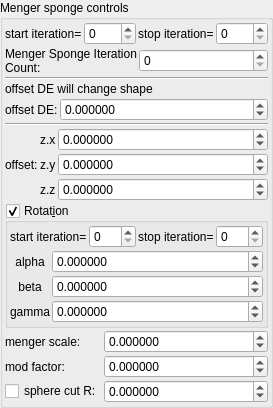
    <widget class="QGroupBox" name="groupBox_8">
     <property name="title">
      <string>Menger sponge controls</string>
     </property>
     <layout class="QVBoxLayout" name="verticalLayout_10" stretch="0,0,0,0,0,0,0,0">
      <property name="spacing">
       <number>2</number>
      </property>
      <property name="leftMargin">
       <number>2</number>
      </property>
      <property name="topMargin">
       <number>2</number>
      </property>
      <property name="rightMargin">
       <number>2</number>
      </property>
      <property name="bottomMargin">
       <number>2</number>
      </property>
      <item>
       <layout class="QHBoxLayout" name="horizontalLayout_7" stretch="0,1,0,1">
        <property name="topMargin">
         <number>0</number>
        </property>
        <item>
         <widget class="QLabel" name="label_80">
          <property name="text">
           <string>start iteration=</string>
          </property>
          <property name="wordWrap">
           <bool>true</bool>
          </property>
         </widget>
        </item>
        <item>
         <widget class="MySpinBox" name="spinboxInt_transf_start_iterations">
          <property name="sizePolicy">
           <sizepolicy hsizetype="Minimum" vsizetype="Maximum">
            <horstretch>0</horstretch>
            <verstretch>0</verstretch>
           </sizepolicy>
          </property>
          <property name="minimum">
           <number>0</number>
          </property>
          <property name="maximum">
           <number>999</number>
          </property>
          <property name="value">
           <number>0</number>
          </property>
         </widget>
        </item>
        <item>
         <widget class="QLabel" name="label_65">
          <property name="text">
           <string>stop iteration=</string>
          </property>
          <property name="wordWrap">
           <bool>true</bool>
          </property>
         </widget>
        </item>
        <item>
         <widget class="MySpinBox" name="spinboxInt_transf_stop_iterations_1">
          <property name="sizePolicy">
           <sizepolicy hsizetype="Preferred" vsizetype="Maximum">
            <horstretch>0</horstretch>
            <verstretch>0</verstretch>
           </sizepolicy>
          </property>
          <property name="maximum">
           <number>999</number>
          </property>
         </widget>
        </item>
       </layout>
      </item>
      <item>
       <layout class="QHBoxLayout" name="horizontalLayout_11" stretch="0,1">
        <property name="topMargin">
         <number>0</number>
        </property>
        <item>
         <widget class="QLabel" name="label_85">
          <property name="text">
           <string>Menger Sponge Iteration Count:</string>
          </property>
          <property name="wordWrap">
           <bool>true</bool>
          </property>
         </widget>
        </item>
        <item>
         <widget class="MySpinBox" name="spinboxInt_transf_int8_X">
          <property name="sizePolicy">
           <sizepolicy hsizetype="Minimum" vsizetype="Maximum">
            <horstretch>0</horstretch>
            <verstretch>0</verstretch>
           </sizepolicy>
          </property>
          <property name="font">
           <font>
            <weight>50</weight>
            <bold>false</bold>
           </font>
          </property>
          <property name="maximum">
           <number>250</number>
          </property>
         </widget>
        </item>
       </layout>
      </item>
      <item>
       <widget class="Line" name="line">
        <property name="orientation">
         <enum>Qt::Horizontal</enum>
        </property>
       </widget>
      </item>
      <item>
       <layout class="QGridLayout" name="gridLayout_14" columnstretch="0,0,1">
        <property name="spacing">
         <number>2</number>
        </property>
        <item row="1" column="0">
         <widget class="QLabel" name="label_14">
          <property name="text">
           <string>offset DE:</string>
          </property>
         </widget>
        </item>
        <item row="0" column="0" colspan="3">
         <widget class="QLabel" name="label_16">
          <property name="text">
           <string>offset DE will change shape</string>
          </property>
         </widget>
        </item>
        <item row="1" column="1" colspan="2">
         <widget class="MyDoubleSpinBox" name="spinbox_analyticDE_offset_0">
          <property name="sizePolicy">
           <sizepolicy hsizetype="Minimum" vsizetype="Maximum">
            <horstretch>0</horstretch>
            <verstretch>0</verstretch>
           </sizepolicy>
          </property>
          <property name="prefix">
           <string/>
          </property>
          <property name="suffix">
           <string/>
          </property>
          <property name="decimals">
           <number>6</number>
          </property>
          <property name="minimum">
           <double>-99.998999999999995</double>
          </property>
          <property name="maximum">
           <double>99.998999999999995</double>
          </property>
          <property name="singleStep">
           <double>0.100000000000000</double>
          </property>
         </widget>
        </item>
       </layout>
      </item>
      <item>
       <widget class="Line" name="line_2">
        <property name="orientation">
         <enum>Qt::Horizontal</enum>
        </property>
       </widget>
      </item>
      <item>
       <layout class="QGridLayout" name="gridLayout_18" columnstretch="0,0,1">
        <property name="spacing">
         <number>2</number>
        </property>
        <item row="1" column="1">
         <widget class="QLabel" name="label_133">
          <property name="text">
           <string notr="true">z.y</string>
          </property>
         </widget>
        </item>
        <item row="2" column="1">
         <widget class="QLabel" name="label_134">
          <property name="text">
           <string notr="true">z.z</string>
          </property>
         </widget>
        </item>
        <item row="0" column="1">
         <widget class="QLabel" name="label_135">
          <property name="text">
           <string notr="true">z.x</string>
          </property>
         </widget>
        </item>
        <item row="0" column="2">
         <widget class="MyDoubleSpinBox" name="spinbox3_transf_offsetA_000_x">
          <property name="sizePolicy">
           <sizepolicy hsizetype="Minimum" vsizetype="Maximum">
            <horstretch>0</horstretch>
            <verstretch>0</verstretch>
           </sizepolicy>
          </property>
          <property name="prefix">
           <string/>
          </property>
          <property name="suffix">
           <string/>
          </property>
          <property name="decimals">
           <number>6</number>
          </property>
          <property name="minimum">
           <double>-99.989999999999995</double>
          </property>
          <property name="maximum">
           <double>99.989999999999995</double>
          </property>
          <property name="singleStep">
           <double>0.100000000000000</double>
          </property>
         </widget>
        </item>
        <item row="1" column="2">
         <widget class="MyDoubleSpinBox" name="spinbox3_transf_offsetA_000_y">
          <property name="sizePolicy">
           <sizepolicy hsizetype="Minimum" vsizetype="Maximum">
            <horstretch>0</horstretch>
            <verstretch>0</verstretch>
           </sizepolicy>
          </property>
          <property name="prefix">
           <string/>
          </property>
          <property name="suffix">
           <string/>
          </property>
          <property name="decimals">
           <number>6</number>
          </property>
          <property name="minimum">
           <double>-99.989999999999995</double>
          </property>
          <property name="maximum">
           <double>99.989999999999995</double>
          </property>
          <property name="singleStep">
           <double>0.100000000000000</double>
          </property>
         </widget>
        </item>
        <item row="2" column="2">
         <widget class="MyDoubleSpinBox" name="spinbox3_transf_offsetA_000_z">
          <property name="sizePolicy">
           <sizepolicy hsizetype="Minimum" vsizetype="Maximum">
            <horstretch>0</horstretch>
            <verstretch>0</verstretch>
           </sizepolicy>
          </property>
          <property name="prefix">
           <string/>
          </property>
          <property name="suffix">
           <string/>
          </property>
          <property name="decimals">
           <number>6</number>
          </property>
          <property name="minimum">
           <double>-99.989999999999995</double>
          </property>
          <property name="maximum">
           <double>99.989999999999995</double>
          </property>
          <property name="singleStep">
           <double>0.100000000000000</double>
          </property>
         </widget>
        </item>
        <item row="0" column="0" rowspan="3">
         <widget class="QLabel" name="label_114">
          <property name="text">
           <string>offset:</string>
          </property>
         </widget>
        </item>
       </layout>
      </item>
      <item>
       <widget class="MyGroupBox" name="groupCheck_transf_function_enabledR_false">
        <property name="toolTip">
         <string/>
        </property>
        <property name="title">
         <string>Rotat&amp;ion</string>
        </property>
        <property name="checkable">
         <bool>true</bool>
        </property>
        <layout class="QVBoxLayout" name="verticalLayout_32" stretch="0,0">
         <property name="spacing">
          <number>2</number>
         </property>
         <property name="leftMargin">
          <number>2</number>
         </property>
         <property name="topMargin">
          <number>2</number>
         </property>
         <property name="rightMargin">
          <number>2</number>
         </property>
         <property name="bottomMargin">
          <number>2</number>
         </property>
         <item>
          <layout class="QHBoxLayout" name="horizontalLayout_14" stretch="0,1,0,1">
           <property name="topMargin">
            <number>0</number>
           </property>
           <item>
            <widget class="QLabel" name="label_250">
             <property name="text">
              <string>start iteration=</string>
             </property>
            </widget>
           </item>
           <item>
            <widget class="MySpinBox" name="spinboxInt_transf_start_iterations_R">
             <property name="sizePolicy">
              <sizepolicy hsizetype="Minimum" vsizetype="Maximum">
               <horstretch>0</horstretch>
               <verstretch>0</verstretch>
              </sizepolicy>
             </property>
             <property name="maximum">
              <number>999</number>
             </property>
            </widget>
           </item>
           <item>
            <widget class="QLabel" name="label_251">
             <property name="text">
              <string>stop iteration=</string>
             </property>
            </widget>
           </item>
           <item>
            <widget class="MySpinBox" name="spinboxInt_transf_stop_iterations_R">
             <property name="sizePolicy">
              <sizepolicy hsizetype="Minimum" vsizetype="Maximum">
               <horstretch>0</horstretch>
               <verstretch>0</verstretch>
              </sizepolicy>
             </property>
             <property name="maximum">
              <number>999</number>
             </property>
            </widget>
           </item>
          </layout>
         </item>
         <item>
          <layout class="QGridLayout" name="gridLayout_13" columnstretch="0,1">
           <property name="spacing">
            <number>2</number>
           </property>
           <item row="2" column="1">
            <widget class="MyDoubleSpinBox" name="spinboxd3_transf_rotation_z">
             <property name="sizePolicy">
              <sizepolicy hsizetype="Minimum" vsizetype="Maximum">
               <horstretch>0</horstretch>
               <verstretch>0</verstretch>
              </sizepolicy>
             </property>
             <property name="prefix">
              <string/>
             </property>
             <property name="suffix">
              <string/>
             </property>
             <property name="decimals">
              <number>6</number>
             </property>
             <property name="minimum">
              <double>-180.000000000000000</double>
             </property>
             <property name="maximum">
              <double>180.000000000000000</double>
             </property>
             <property name="singleStep">
              <double>1.000000000000000</double>
             </property>
            </widget>
           </item>
           <item row="0" column="0">
            <widget class="QLabel" name="label_39">
             <property name="text">
              <string notr="true">alpha</string>
             </property>
             <property name="alignment">
              <set>Qt::AlignCenter</set>
             </property>
            </widget>
           </item>
           <item row="1" column="0">
            <widget class="QLabel" name="label_40">
             <property name="text">
              <string notr="true">beta</string>
             </property>
             <property name="alignment">
              <set>Qt::AlignCenter</set>
             </property>
            </widget>
           </item>
           <item row="1" column="1">
            <widget class="MyDoubleSpinBox" name="spinboxd3_transf_rotation_y">
             <property name="sizePolicy">
              <sizepolicy hsizetype="Minimum" vsizetype="Maximum">
               <horstretch>0</horstretch>
               <verstretch>0</verstretch>
              </sizepolicy>
             </property>
             <property name="prefix">
              <string/>
             </property>
             <property name="suffix">
              <string/>
             </property>
             <property name="decimals">
              <number>6</number>
             </property>
             <property name="minimum">
              <double>-180.000000000000000</double>
             </property>
             <property name="maximum">
              <double>180.000000000000000</double>
             </property>
             <property name="singleStep">
              <double>1.000000000000000</double>
             </property>
            </widget>
           </item>
           <item row="2" column="0">
            <widget class="QLabel" name="label_41">
             <property name="text">
              <string notr="true">gamma</string>
             </property>
             <property name="alignment">
              <set>Qt::AlignCenter</set>
             </property>
            </widget>
           </item>
           <item row="0" column="1">
            <widget class="MyDoubleSpinBox" name="spinboxd3_transf_rotation_x">
             <property name="sizePolicy">
              <sizepolicy hsizetype="Minimum" vsizetype="Maximum">
               <horstretch>0</horstretch>
               <verstretch>0</verstretch>
              </sizepolicy>
             </property>
             <property name="prefix">
              <string/>
             </property>
             <property name="suffix">
              <string/>
             </property>
             <property name="decimals">
              <number>6</number>
             </property>
             <property name="minimum">
              <double>-180.000000000000000</double>
             </property>
             <property name="maximum">
              <double>180.000000000000000</double>
             </property>
             <property name="singleStep">
              <double>1.000000000000000</double>
             </property>
            </widget>
           </item>
          </layout>
         </item>
        </layout>
       </widget>
      </item>
      <item>
       <layout class="QGridLayout" name="gridLayout_15" columnstretch="0,1">
        <property name="spacing">
         <number>2</number>
        </property>
        <item row="0" column="0">
         <widget class="QLabel" name="label_17">
          <property name="text">
           <string>menger scale:</string>
          </property>
         </widget>
        </item>
        <item row="0" column="1">
         <widget class="MyDoubleSpinBox" name="spinbox_transf_scale_3">
          <property name="sizePolicy">
           <sizepolicy hsizetype="Minimum" vsizetype="Maximum">
            <horstretch>0</horstretch>
            <verstretch>0</verstretch>
           </sizepolicy>
          </property>
          <property name="prefix">
           <string/>
          </property>
          <property name="suffix">
           <string/>
          </property>
          <property name="decimals">
           <number>6</number>
          </property>
          <property name="minimum">
           <double>-99.998999999999995</double>
          </property>
          <property name="maximum">
           <double>99.998999999999995</double>
          </property>
          <property name="singleStep">
           <double>0.100000000000000</double>
          </property>
         </widget>
        </item>
        <item row="2" column="1">
         <widget class="MyDoubleSpinBox" name="spinbox_transf_offset_1">
          <property name="enabled">
           <bool>true</bool>
          </property>
          <property name="sizePolicy">
           <sizepolicy hsizetype="Minimum" vsizetype="Maximum">
            <horstretch>0</horstretch>
            <verstretch>0</verstretch>
           </sizepolicy>
          </property>
          <property name="prefix">
           <string/>
          </property>
          <property name="suffix">
           <string/>
          </property>
          <property name="decimals">
           <number>6</number>
          </property>
          <property name="minimum">
           <double>-99.989999999999995</double>
          </property>
          <property name="maximum">
           <double>99.989999999999995</double>
          </property>
          <property name="singleStep">
           <double>0.100000000000000</double>
          </property>
         </widget>
        </item>
        <item row="1" column="1">
         <widget class="MyDoubleSpinBox" name="spinbox_transf_offset_3">
          <property name="enabled">
           <bool>true</bool>
          </property>
          <property name="sizePolicy">
           <sizepolicy hsizetype="Minimum" vsizetype="Maximum">
            <horstretch>0</horstretch>
            <verstretch>0</verstretch>
           </sizepolicy>
          </property>
          <property name="prefix">
           <string/>
          </property>
          <property name="suffix">
           <string/>
          </property>
          <property name="decimals">
           <number>6</number>
          </property>
          <property name="minimum">
           <double>-99.989999999999995</double>
          </property>
          <property name="maximum">
           <double>99.989999999999995</double>
          </property>
          <property name="singleStep">
           <double>0.100000000000000</double>
          </property>
         </widget>
        </item>
        <item row="1" column="0">
         <widget class="QLabel" name="label_13">
          <property name="text">
           <string>mod factor:</string>
          </property>
         </widget>
        </item>
        <item row="2" column="0">
         <widget class="MyCheckBox" name="checkBox_transf_function_enabledE_false">
          <property name="enabled">
           <bool>true</bool>
          </property>
          <property name="text">
           <string notr="true">sphere cut R:</string>
          </property>
         </widget>
        </item>
       </layout>
      </item>
     </layout>
    </widget>
